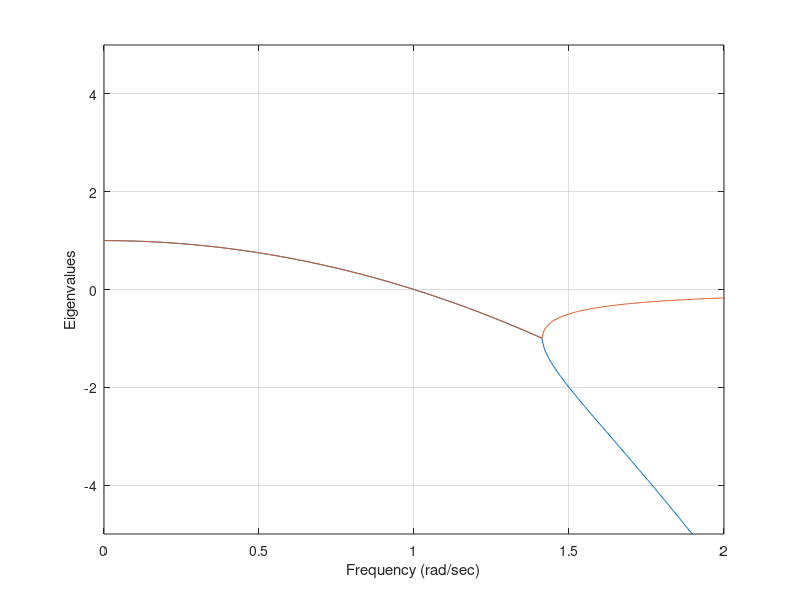
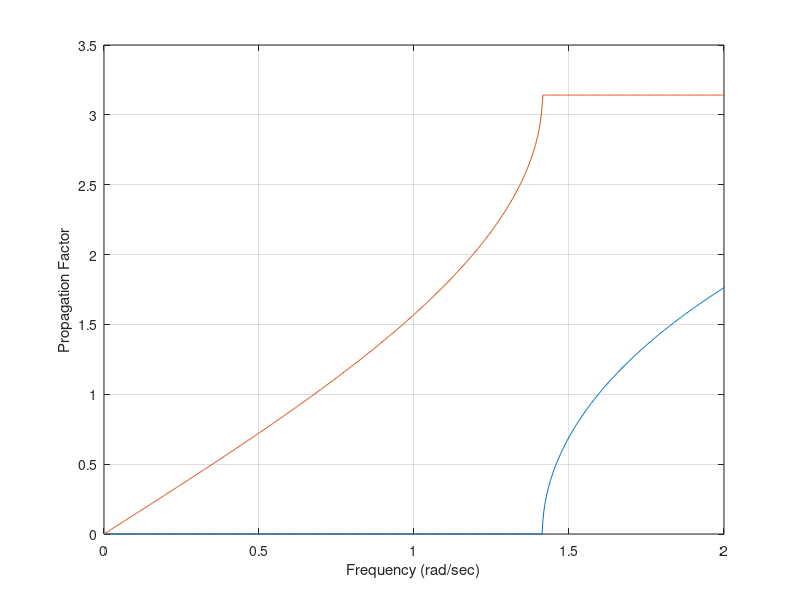
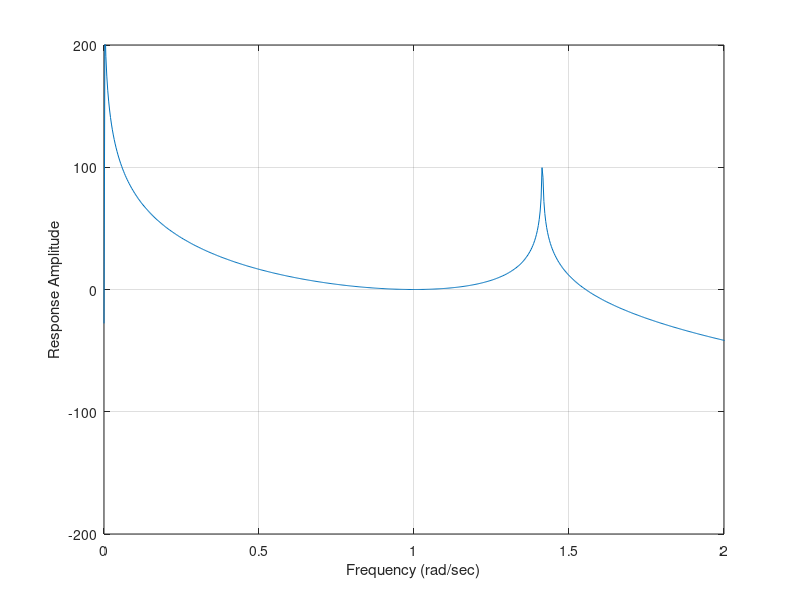
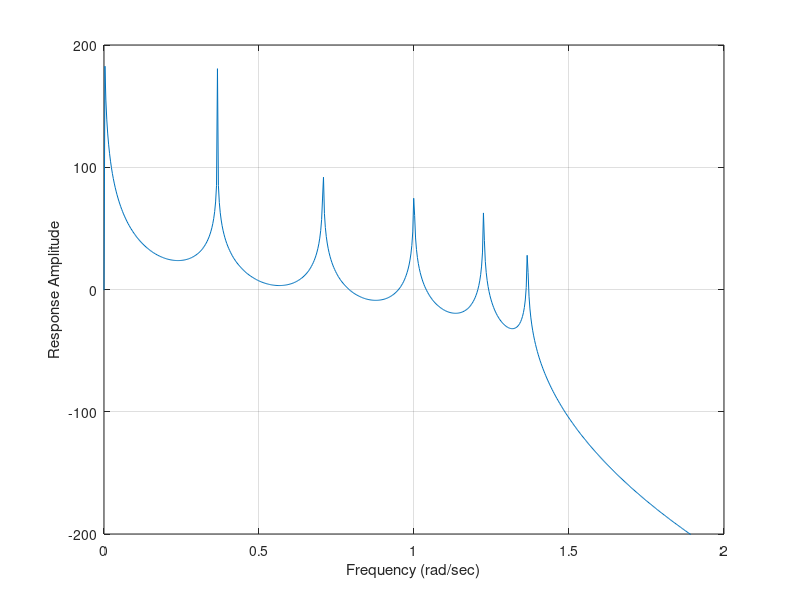

These figures' MATLAB source, in order:
clear all
close all
clc

m=1; k=1;
mc=[m,0;0,m];
kc=[k,-k;-k,k];
M=2*m;
K=2*k;
M6=[M,0,0,0,0,0; ...
    0,M,0,0,0,0; ...
    0,0,M,0,0,0; ...
    0,0,0,M,0,0; ...
    0,0,0,0,M,0; ...
    0,0,0,0,0,M];
K6=[k,-k,0,0,0,0; ...
    -k,K,-k,0,0,0; ...
    0,-k,K,-k,0,0; ...
    0,0,-k,K,-k,0; ...
    0,0,0,-k,K,-k; ...
    0,0,0,0,-k,k];

for ii=1:1001
    freq(ii)=(ii-1)*0.003;
    KD=kc-freq(ii)*freq(ii)*mc;
    KD6=K6-freq(ii)*freq(ii)*M6;
    X2(ii)=20*log([0,1]*pinv(KD)*[1;0]);
    X6(ii)=20*log([0,0,0,0,0,1]*pinv(KD6)*[1;0;0;0;0;0]);
    TT=[-KD(1,1)/KD(1,2)                1/KD(1,2)
        KD(2,2)*KD(1,1)/KD(1,2)-KD(2,1) -KD(2,2)/KD(1,2)];
    Lamda(:,ii)=sort(eig(TT));
    Mew(ii)=acosh(0.5*(Lamda(1,ii)+Lamda(2,ii)));
end

figure(1); plot(freq,Lamda(1,:),freq,Lamda(2,:)); grid
xlabel('Frequency (rad/sec)')
ylabel('Eigenvalues')
axis([0,2,-5,5])
figure(2); plot(freq,real(Mew),freq,abs(imag(Mew))); grid   
xlabel('Frequency (rad/sec)')
ylabel('Propagation Factor')
axis([0,2,0,3.5])
figure(3); plot(freq,X2); grid   
xlabel('Frequency (rad/sec)')
ylabel('Response Amplitude')
axis([0,2,-200,200])
figure(4); plot(freq,X6); grid   
xlabel('Frequency (rad/sec)')
ylabel('Response Amplitude')
axis([0,2,-200,200])
